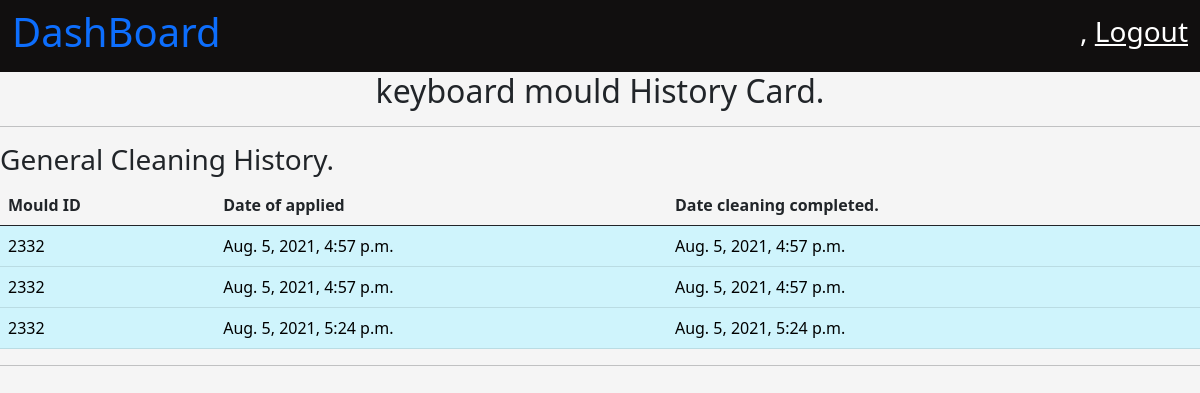
The app's page /quality/historyCard/2332, older data.
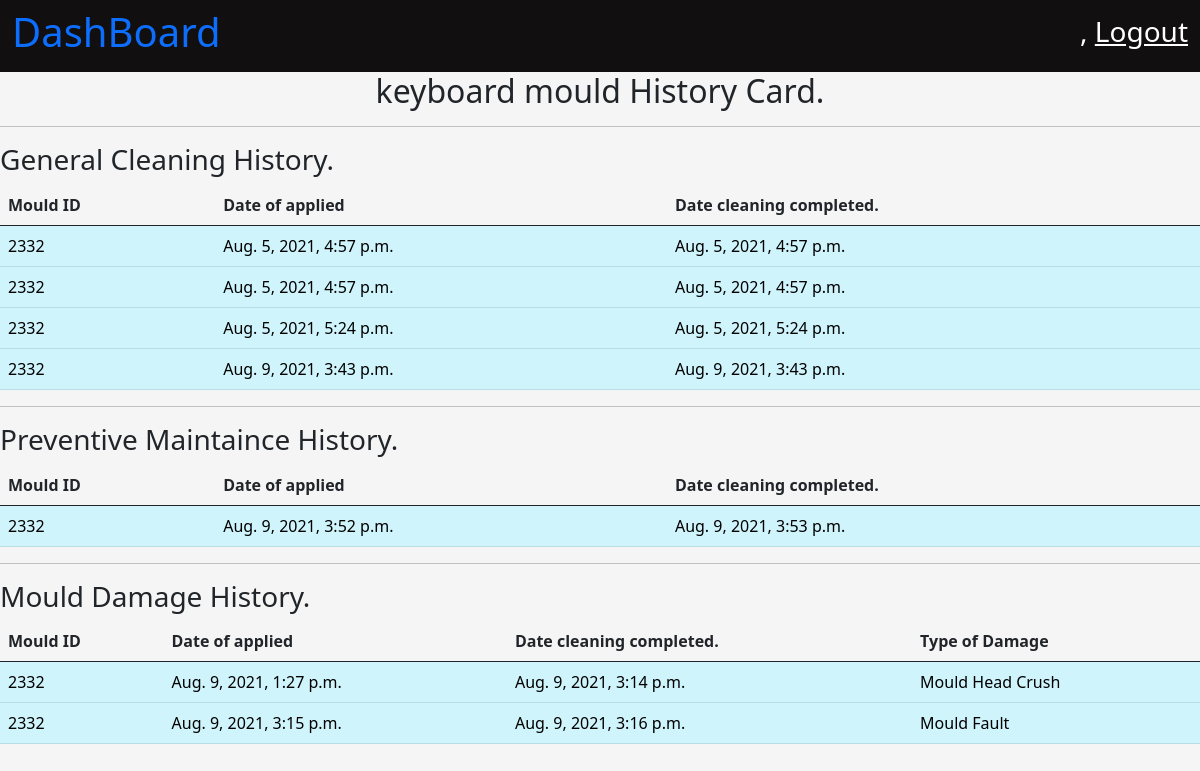
The same page, newer data.
### mould/models.py (models this page shows, shortened)
class Mould(models.Model):
    mould_id = models.IntegerField(primary_key=True)
    mould_name = models.CharField(max_length=200)
    cavity_number = models.IntegerField()
    registered_date = models.DateTimeField(auto_now_add=True)
    registered_by = models.ForeignKey(User, on_delete=models.PROTECT)
    general_maintaince_cleaning_threshold_value = models.IntegerField()
    preventive_maintaince_clearning_thresold_value = models.IntegerField()
    tool_life = models.IntegerField()
    present_count = models.IntegerField()
    moud_desc = models.CharField(max_length=100)
    order_number = models.CharField(max_length=100)
    raw_material = models.CharField(max_length=100)
    part_weight = models.FloatField()
    runner_weight = models.FloatField()
    tonnage = models.FloatField()
    cycle_time = models.FloatField()
    number_of_shots_per_day = models.IntegerField()
    def __str__(self):
        return str(self.mould_id)

class GeneralClearningArchieve(models.Model):
    mould_id = models.ForeignKey(Mould, related_name='mould_gc_history', on_delete=models.CASCADE)
    date_applied_for_cleaning = models.DateTimeField(null=True)
    date_get_back_from_cleaning = models.DateTimeField(auto_now_add=True)
    comment = models.CharField(max_length=200) # any comment.

class PreventiveMaintainceArchive(models.Model):
    mould_id = models.ForeignKey(Mould, related_name='mould_pm_data', on_delete=models.CASCADE)
    date_applied_for_maitaince = models.DateTimeField(null = True)
    date_of_get_back_from_cleaning = models.DateTimeField(auto_now_add=True)
    comment = models.CharField(max_length=200)

class MouldDamageArchive(models.Model): # archive dataBase for all Damages.
    mould_id = models.ForeignKey(Mould, related_name='mould_damage_archive', on_delete=models.CASCADE)
    damage_name = models.CharField(max_length=200)
    damage_occurued_on = models.DateTimeField(null=True)
    damage_recovered_on = models.DateTimeField(auto_now_add=True)

### MouldQuality/views.py (the view)
# urls.py: path('historyCard/<int:mould_id>', views.mold_history_card),
def mold_history_card(request, mould_id):
    context = {}
    context['mould_data'] = Mould.objects.get(mould_id = mould_id)
    context['GEN_CLEAN_DATA'] = GeneralClearningArchieve.objects.filter(mould_id = Mould.objects.get(mould_id = mould_id))
    context['P_MAIN_DATA'] = PreventiveMaintainceArchive.objects.filter(mould_id= Mould.objects.get(mould_id = mould_id))
    context['DAMAGE_DATA'] = MouldDamageArchive.objects.filter(mould_id = Mould.objects.get(mould_id = mould_id))
    if len(context['GEN_CLEAN_DATA']) != 0:
        context['G_CLEAN'] = True
    if len(context['P_MAIN_DATA']) != 0:
        context['P_MAIN'] = True
    if len(context['DAMAGE_DATA']) != 0:
        context['DAMAGE'] = True
    print(context['GEN_CLEAN_DATA'])
    return render(request, 'quality/mould_history_card.html', context) # return history card.

### MouldQuality/templates/quality/mould_history_card.html (shortened to what this page needs)
{% extends 'base.html' %}
{% load static %}
{% block title %}
    <link
        rel="stylesheet"
        href="{% static 'css/mould_reg.css' %}" >
{% endblock %}
{% block body_content %}
    <nav
        class="navbar navbar-light dashboard_nav">
        <div class="container-fluid dashboard_nav">
            <p class="h1 dashboard_title">
                <a href="{% url 'homePage' %}" style="text-decoration:None;">
                  DashBoard
                </a>
            </p>
            <div class="user_data">
                <p class="h3">
                    {{ request.user.first_name }},
                    <a href="{% url 'userLogout' %}">
                        Logout
                    </a>
                </p>
            </div>
        </div>
    </nav>
    <p class="h2" style="text-align:center;">
        {{ mould_data.mould_name }} History Card.
    </p>
    <hr />
    {% if G_CLEAN %}
        <div>
            <p class="h3">
                General Cleaning History.
            </p>
            <table class="table">
                <thead>
                    <th class="col">
                            Mould ID
                    </th>
                    <th class="col">
                        Date of applied
                    </th>
                    <th class="col">
                        Date cleaning completed.
                    </th>
                </thead>
                <tbody>
                {% for entry in GEN_CLEAN_DATA %}
                    <tr class="table-info">
                        <td>
                            {{ entry.mould_id }}
                        </td>
                        <td>
                            {{ entry.date_applied_for_cleaning }}
                        </td>
                        <td>
                            {{ entry.date_get_back_from_cleaning }}
                        </td>
                    </tr>
                {% endfor %}
                </tbody>
            </table>
        </div>
    <hr />
    {% endif %}
    {% if P_MAIN %}
            <div>
            <p class="h3">
                Preventive Maintaince History.
            </p>
            <table class="table">
                <thead>
                    <th class="col">
                            Mould ID
                    </th>
                    <th class="col">
                        Date of applied
                    </th>
                    <th class="col">
                        Date cleaning completed.
                    </th>
                </thead>
                <tbody>
                {% for entry in P_MAIN_DATA %}
                    <tr class="table-info">
                        <td>
                            {{ entry.mould_id }}
                        </td>
                        <td>
                            {{ entry.date_applied_for_maitaince }}
                        </td>
                        <td>
                            {{ entry.date_of_get_back_from_cleaning }}
                        </td>
                    </tr>
                {% endfor %}
                </tbody>
            </table>
        </div>
    <hr />
    {% endif %}
    {% if DAMAGE %}
            <div>
            <p class="h3">
                Mould Damage History.
            </p>
            <table class="table">
                <thead>
                    <th class="col">
                            Mould ID
                    </th>
                    <th class="col">
                        Date of applied
                    </th>
                    <th class="col">
                        Date cleaning completed.
                    </th>
                    <th class="col">
                        Type of Damage
                    </th>
                </thead>
                <tbody>
                {% for entry in DAMAGE_DATA %}
                    <tr class="table-info">
                        <td>
                            {{ entry.mould_id }}
                        </td>
                        <td>
                            {{ entry.damage_occurued_on }}
                        </td>
                        <td>
                            {{ entry.damage_recovered_on }}
                        </td>
                        <td>
                            {{ entry.damage_name }}
                        </td>
                    </tr>
                {% endfor %}
                </tbody>
            </table>
        </div>
    {% endif %}
{% endblock %}

### user/templates/base.html (shortened to what this page needs)
<!doctype html>
<html lang="en">
  <head>
    <link href="https://cdn.jsdelivr.net/npm/bootstrap@5.0.2/dist/css/bootstrap.min.css" rel="stylesheet">
        {% block title %}
        {% endblock %}
  </head>
  <body>
    {% block body_content %}{% endblock %}
  </body>
</html>

### mould/static/css/mould_reg.css (style rules this page uses)
body { background-color: whitesmoke; }
nav.dashboard_nav { background-color: rgb(17, 15, 15); }
nav.dashboard_nav div.dashboard_nav { color : white; }
nav.dashboard_nav div.user_data p a { color: white; }

Row changes from the older to the newer data that the page shows:
added GeneralClearningArchieve: mould_id "2332", date_applied_for_cleaning "Aug. 9, 2021, 3:43 p.m.", date_get_back_from_cleaning "Aug. 9, 2021, 3:43 p.m."
added PreventiveMaintainceArchive: mould_id "2332", date_applied_for_maitaince "Aug. 9, 2021, 3:52 p.m.", date_of_get_back_from_cleaning "Aug. 9, 2021, 3:53 p.m."
added MouldDamageArchive: mould_id "2332", damage_occurued_on "Aug. 9, 2021, 1:27 p.m.", damage_recovered_on "Aug. 9, 2021, 3:14 p.m.", damage_name "Mould Head Crush"
added MouldDamageArchive: mould_id "2332", damage_occurued_on "Aug. 9, 2021, 3:15 p.m.", damage_recovered_on "Aug. 9, 2021, 3:16 p.m.", damage_name "Mould Fault"
Text that changed along with them:
text now shown: "Preventive Maintaince History. Mould ID Date of applied Date cleaning completed. Mould Damage History. Mould ID Date of applied Date cleaning completed. Type of Damage"
